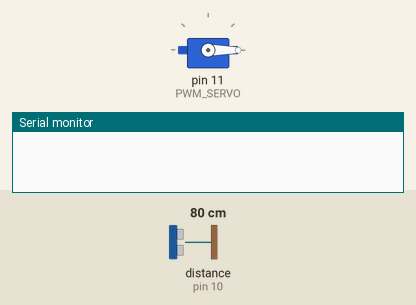
The sketch below on a simulated Arduino Uno, built with avr-gcc and run on an emulated ATmega328P. Parts: servo, the last lines printed to the serial monitor. Wiring (inferred from the names in the program): ultrasonic range finder: trigger pin 9; echo pin 10. The inputs (shaded band) are chosen by the test bench; at power-on: distance to the obstacle (sensor on pin 10) 80 cm. The echo pulse lasts 58.3 µs per cm.

Above: at 0.01 s.
1.4 s: distance to the obstacle (sensor on pin 10) set to 250 cm
At 2.4 s:
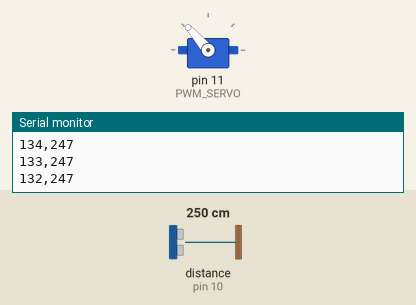
4.4 s: distance to the obstacle (sensor on pin 10) set to 2 cm
7.4 s: distance to the obstacle (sensor on pin 10) set to 18 cm
At 8.5 s:
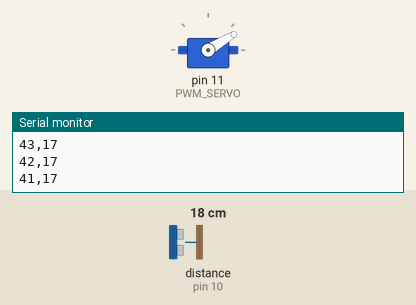
10.4 s: distance to the obstacle (sensor on pin 10) set to 4 cm
Timing chart, 0 to 14.4 s (numbered marks = the images above; inputs shaded):
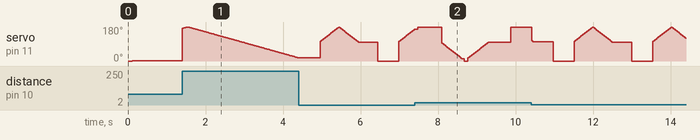

The sketch:

sonar.ino
```cpp
#include <Servo.h>
#define PWM_TRIG 9
#define PWM_ECHO 10
#define PWM_SERVO 11
#define DELIMITER "\n" // used to separate each message
#define MEASURE_DELAY 2 // Delay (ms) given to the servo to accomplish a distance measure

long duration;
int distance;
int angle;

Servo servo;

int measureDistance(){
  digitalWrite(PWM_TRIG, LOW);
  delayMicroseconds(10);

  // trigger for 10μs,
  // signaling to the sensor to do a 10μs sonic bursts
  digitalWrite(PWM_TRIG, HIGH);
  delayMicroseconds(10); // the sensor generates sonic bursts during this time
  digitalWrite(PWM_TRIG, LOW);

  // Compute duration
  // Read the time when the echo comes back
  duration = pulseIn(PWM_ECHO, HIGH); // in μs
  return duration*0.034/2; // in cm;
}

void sendMeasure(int angle){
  servo.write(angle);
  delay(MEASURE_DELAY);
  distance = measureDistance();
  sendData(angle, distance);
}

void sendData(int a, int d){
  Serial.print(a);
  Serial.print(",");
  Serial.print(d);
  Serial.print(DELIMITER);
}

void setup() {

  pinMode(PWM_TRIG, OUTPUT);
  pinMode(PWM_ECHO, INPUT);

  servo.attach(PWM_SERVO);
  servo.write(0);

  // let the servo time to reach the initial angle
  delay(100);

  Serial.begin(9600);

}

void loop() {

  for (int angle = 0; angle <= 180; angle++){
    sendMeasure(angle);
  }
  for (int angle = 180; angle >= 0; angle--){
    sendMeasure(angle);
  }

}
```
